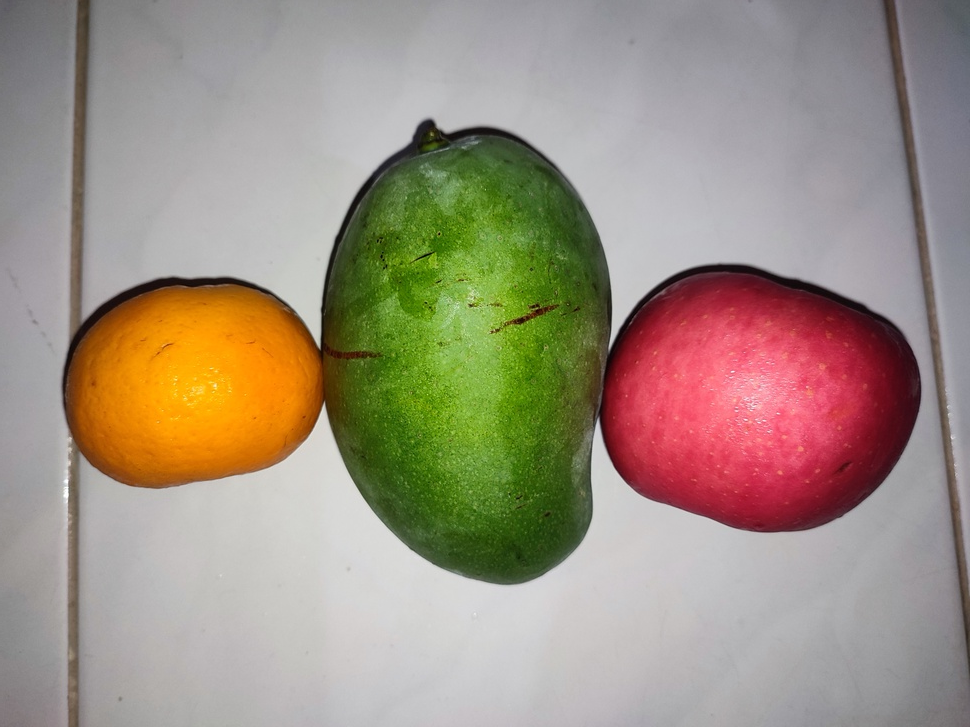
#> input picture buah.jpg, 970 x 727 px, shrunk from 4000 x 3000 before the run
$ jupyter execute 'PC_Rizky Setyo Wicaksono_B.ipynb'
#> lines starting #> are read from the running program, lines starting #| are printed output that depends on the picture; after the words box and inside, x2 and y2 are one past the last pixel; in counts of white or black regions, pixels touching at a corner belong together
[cell 1]
import cv2
import numpy as np
import matplotlib.pyplot as plt

# Memuat gambar dengan tiga buah dan latar belakang
img = cv2.imread('buah.jpg')
#> img is the input picture: shape (727, 970, 3); mean B, G, R 129.3, 145.2, 158

# Konversi gambar ke mode warna HSV
hsv_img = cv2.cvtColor(img, cv2.COLOR_BGR2HSV)
#> hsv_img: shape (727, 970, 3); mean H, S, V 89.6, 64, 164.2

# Definisikan batas warna untuk setiap buah
lower_orange = np.array([0, 50, 50])
upper_orange = np.array([20, 255, 255])

lower_red = np.array([160, 50, 50])
upper_red = np.array([179, 255, 255])

lower_green = np.array([35, 50, 50])
upper_green = np.array([90, 255, 255])

# Membuat mask untuk setiap buah berdasarkan batas warna
mask_orange = cv2.inRange(hsv_img, lower_orange, upper_orange)
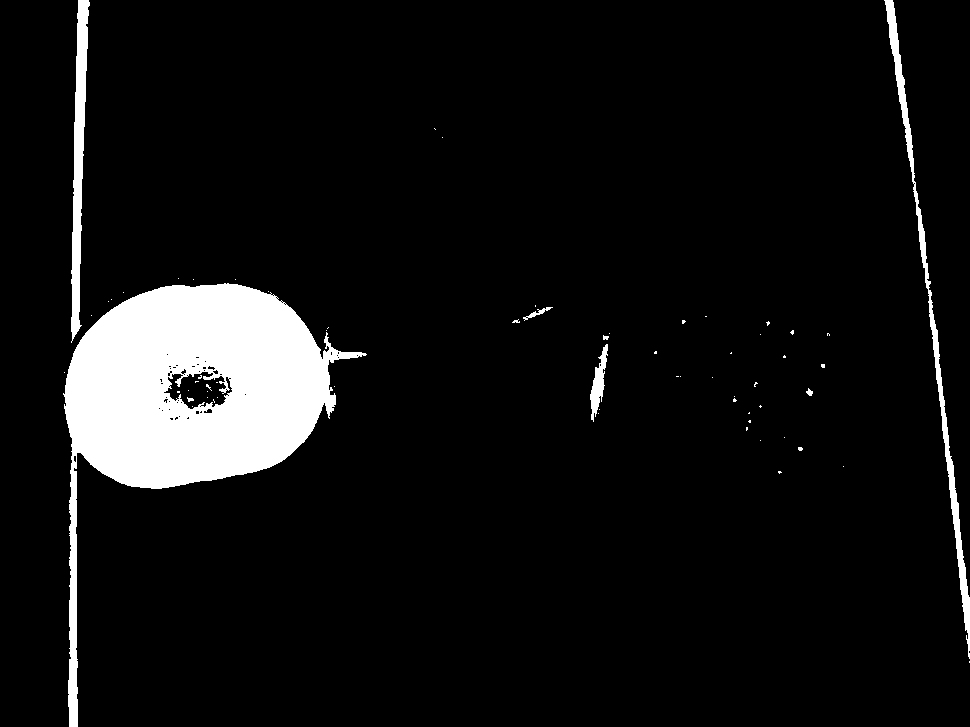
#> mask_orange: shape (727, 970); 7.4% white; 64 white regions (56 under 20 px), largest, box (x1, y1, x2, y2) and area: (63, 283, 367, 727) 44150, (884, 0, 970, 659) 3659, (71, 0, 90, 343) 3169
mask_red = cv2.inRange(hsv_img, lower_red, upper_red)
#> mask_red: shape (727, 970); 9% white; 41 white regions (40 under 20 px), largest, box (x1, y1, x2, y2) and area: (602, 271, 919, 533) 63617
mask_green = cv2.inRange(hsv_img, lower_green, upper_green)
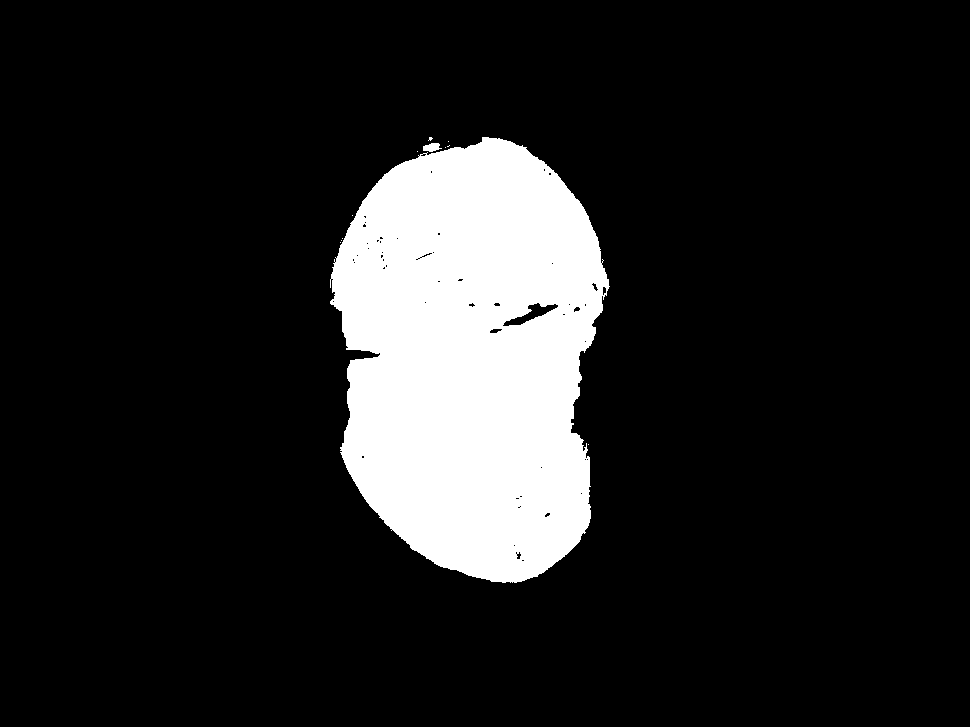
#> mask_green: shape (727, 970); 13.4% white; 12 white regions (10 under 20 px), largest, box (x1, y1, x2, y2) and area: (330, 137, 610, 583) 94461, (423, 143, 442, 152) 118

# Menghapus latar belakang menggunakan bitwise AND untuk setiap buah
result_orange = cv2.bitwise_and(img, img, mask=mask_orange)
result_red = cv2.bitwise_and(img, img, mask=mask_red)
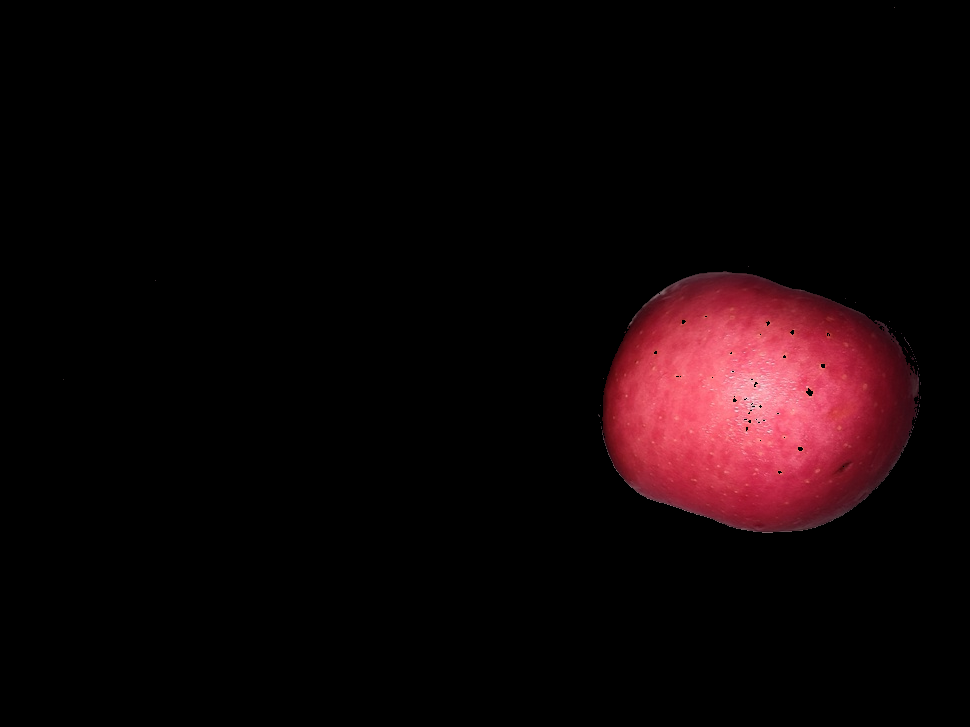
#> result_red: shape (727, 970, 3); mean B, G, R 6.6, 5, 15.9
result_green = cv2.bitwise_and(img, img, mask=mask_green)
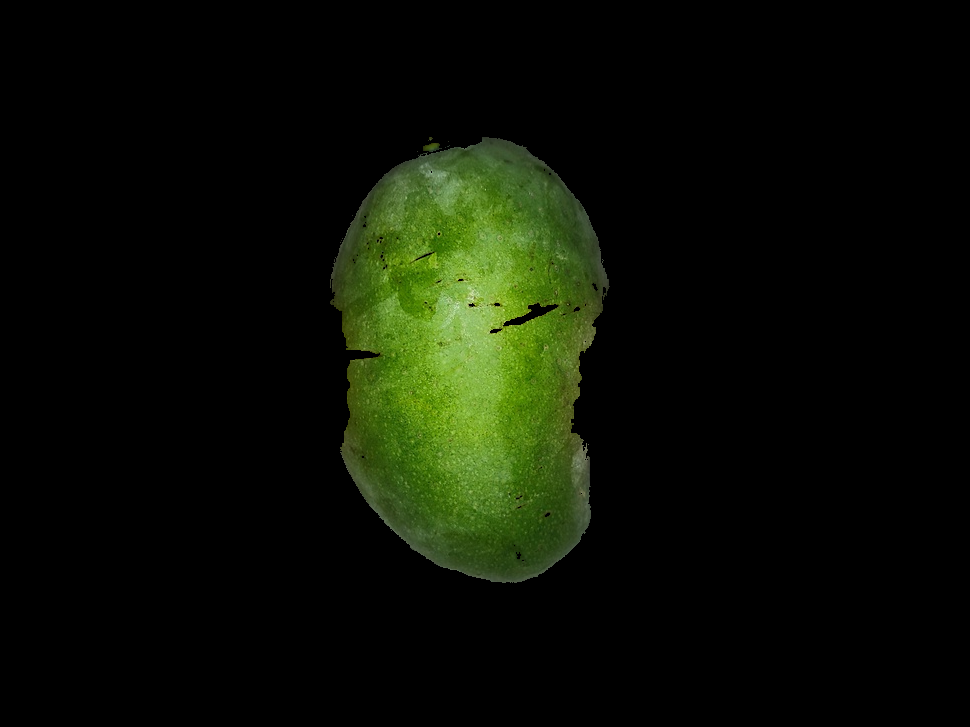
#> result_green: shape (727, 970, 3); mean B, G, R 4.3, 15.7, 10.8

# Menggunakan operasi morfologi untuk membersihkan mask
kernel = cv2.getStructuringElement(cv2.MORPH_ELLIPSE, (5, 5))
cleaned_mask_orange = cv2.morphologyEx(mask_orange, cv2.MORPH_OPEN, kernel)
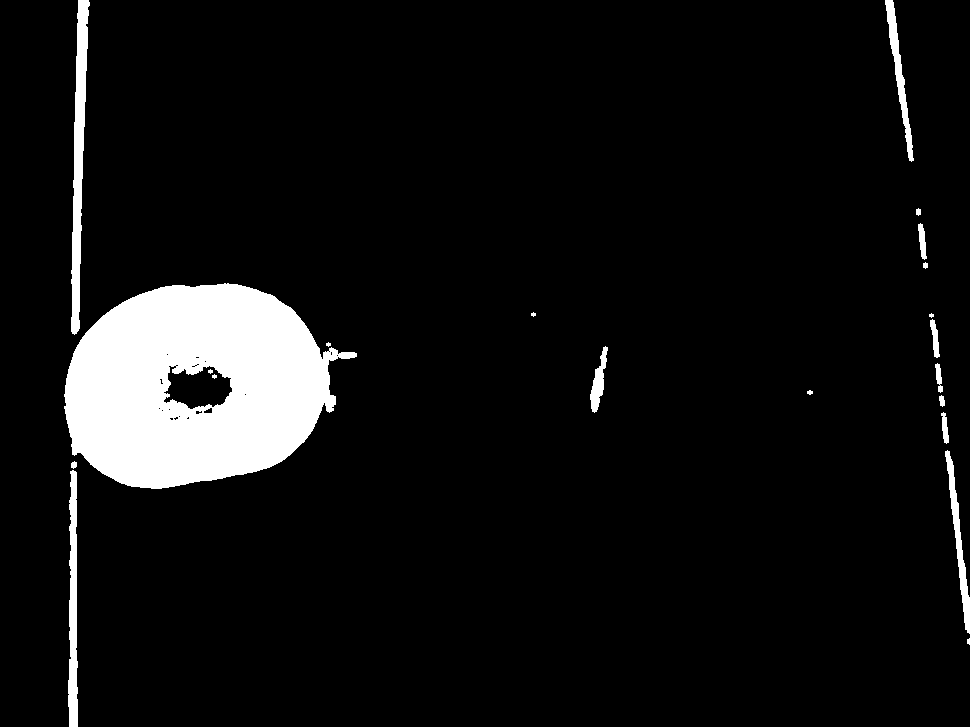
#> cleaned_mask_orange: shape (727, 970); 7.2% white; 21 white regions (6 under 20 px), largest, box (x1, y1, x2, y2) and area: (64, 283, 357, 489) 41555, (71, 0, 90, 335) 3145, (68, 470, 78, 727) 1938
cleaned_mask_red = cv2.morphologyEx(mask_red, cv2.MORPH_OPEN, kernel)
#> cleaned_mask_red: shape (727, 970); 9% white; 1 white region, box (x1, y1, x2, y2) and area: (602, 271, 919, 533) 63434
cleaned_mask_green = cv2.morphologyEx(mask_green, cv2.MORPH_OPEN, kernel)
#> cleaned_mask_green: shape (727, 970); 13.4% white; 2 white regions

# Menemukan kontur dari mask yang telah dibersihkan untuk setiap buah
contours_orange, _ = cv2.findContours(cleaned_mask_orange, cv2.RETR_EXTERNAL, cv2.CHAIN_APPROX_SIMPLE)
#> contours_orange = 19 contours, 6 with area under 20; largest, box (x1, y1, x2, y2) and area: (64, 283, 357, 489) 43229, (71, 0, 90, 335) 2804, (68, 470, 78, 727) 1675, (885, 0, 914, 162) 972, (945, 450, 970, 634) 970
contours_red, _ = cv2.findContours(cleaned_mask_red, cv2.RETR_EXTERNAL, cv2.CHAIN_APPROX_SIMPLE)
#> contours_red = 1 contour; box (x1, y1, x2, y2) and area: (602, 271, 919, 533) 63224
contours_green, _ = cv2.findContours(cleaned_mask_green, cv2.RETR_EXTERNAL, cv2.CHAIN_APPROX_SIMPLE)
#> contours_green = 2 contours; box (x1, y1, x2, y2) and area: (331, 137, 609, 583) 94373, (423, 143, 439, 152) 88

# Memisahkan dan menampilkan setiap buah yang telah dihapus latar belakangnya
fig, axs = plt.subplots(2, 2, figsize=(10, 10))  # Mengatur ukuran gambar

# Tampilan asli
axs[0, 0].imshow(cv2.cvtColor(img, cv2.COLOR_BGR2RGB))
axs[0, 0].set_title('Gambar Asli')

# Buah dengan warna orange
axs[0, 1].imshow(cv2.cvtColor(result_orange, cv2.COLOR_BGR2RGB))
axs[0, 1].set_title('Jeruk')

# Buah dengan warna merah
axs[1, 0].imshow(cv2.cvtColor(result_red, cv2.COLOR_BGR2RGB))
axs[1, 0].set_title('Apel')

# Buah dengan warna hijau
axs[1, 1].imshow(cv2.cvtColor(result_green, cv2.COLOR_BGR2RGB))
axs[1, 1].set_title('Mangga')

plt.tight_layout()
plt.savefig('hasil_gambar.png')  # Menyimpan hasil gambar
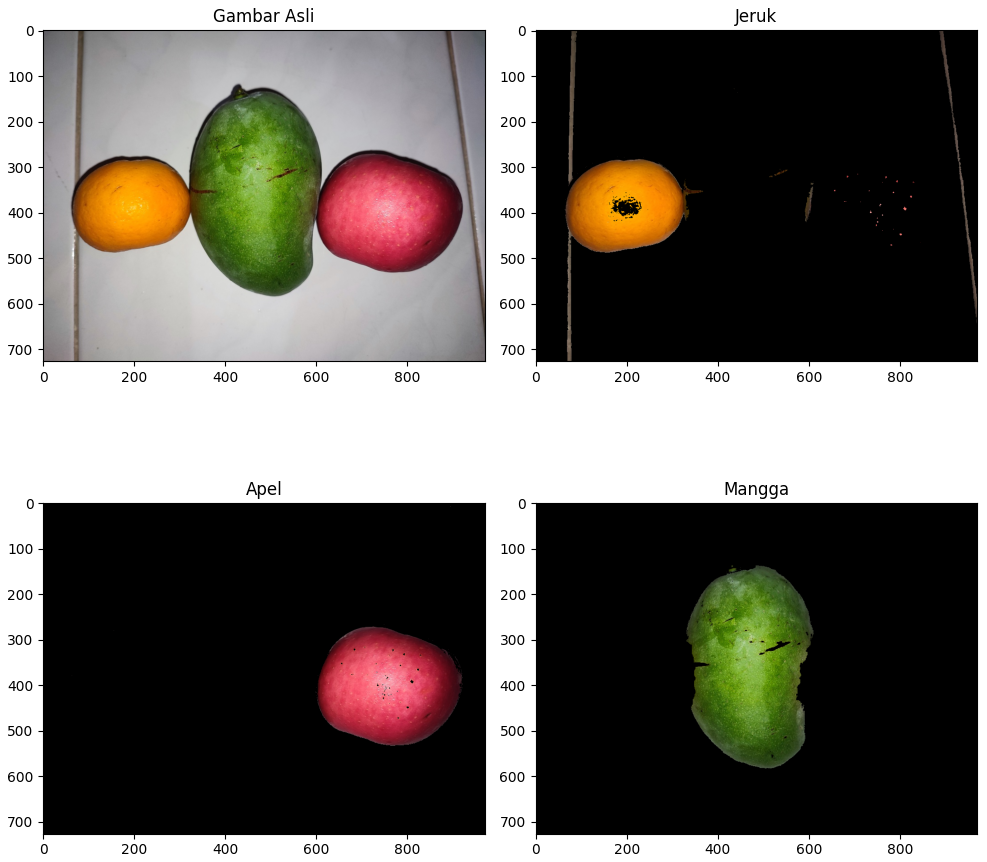
#> figure drawn by matplotlib, 4 panels
plt.show()
